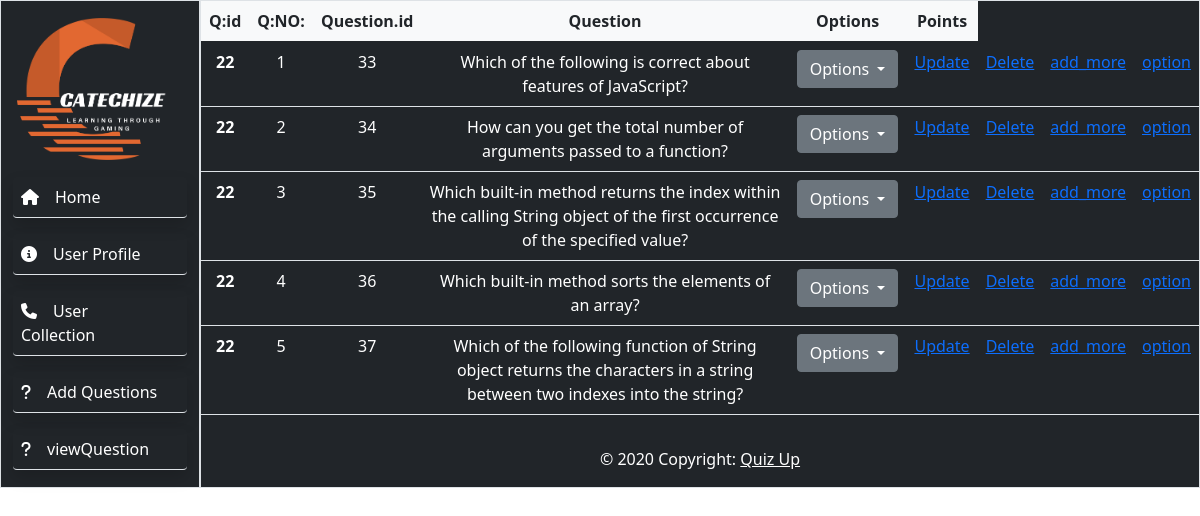
The page /dashboard/openQuestion/22 on the database its author committed.
### quiz/models.py (models this page shows, shortened)
class Question(models.Model):
    quiz = models.ForeignKey(Quiz, on_delete=models.CASCADE)
    question_text = models.CharField(max_length=300)
    question_num = models.IntegerField(default=0)

class Quiz(models.Model):
    quiz_title = models.CharField(max_length=300)
    num_questions = models.IntegerField(default=0)

### dashboard/views.py (the view)
# urls.py: path('openQuestion/<int:id>', openQuestion, name='openQuestion'),
def openQuestion(request,id):
    question=Question.objects.filter(quiz=id)
    form=Choice.objects.all()
    content={
        'question':question,
        'form':form
        }
    return render(request, 'create_questions/openQuestion.html',content )

### dashboard/templates/create_questions/openQuestion.html (shortened to what this page needs)
{% extends 'adminbase.html' %}
{% block content %}
<div class="text-white">
    <table class="table">
        <thead class="table-light">
            <tr class="text-dark">
                <th scope="col">Q:id</th>
                <th scope="col">Q:NO:</th>
                <th scope="col">Question.id</th>
                <th scope="col">Question</th>
                <th scope="col">Options</th>
                <th scope="col">Points</th>
            </tr>
        </thead>
        <tbody>
            {% for quiz in question %}
            <tr class="text-white">
                <th scope="row">{{ quiz.quiz.id }}</th>
                <td>{{ quiz.question_num }}</td>
                <td>{{quiz.id}}</td>
                <td>{{ quiz.question_text }}</td>
                <td>
                    <div class="text-white">
                        <div class="dropdown">
                            <button class="btn btn-secondary dropdown-toggle" type="button" id="dropdownMenuButton"
                                data-toggle="dropdown" aria-haspopup="true" aria-expanded="false">
                                Options
                            </button>
                        </div>
                    </div>
                </td>
                <td><a href="{% url 'question_update' quiz.id %}">Update</a></td>
                <td><a href="{% url 'delete_question' quiz.id %}">Delete</a></td>
                <td><a href="{% url 'add_more' quiz.quiz.id   %}">add_more</a></td>
                <td><a href="{{quiz.id}}/option/">option</a></td>
            </tr>
            {% endfor %}
        </tbody>
    </table>
    {% endblock %}

### rows shown on the page
Question: quiz.id "22", question_num "1", id "33", question_text "Which of the following is correct about features of JavaScript?"
Question: quiz.id "22", question_num "2", id "34", question_text "How can you get the total number of arguments passed to a function?"
Question: quiz.id "22", question_num "3", id "35", question_text "Which built-in method returns the index within the calling String object of the first occurrence of the specified value?"
Question: quiz.id "22", question_num "4", id "36", question_text "Which built-in method sorts the elements of an array?"
Question: quiz.id "22", question_num "5", id "37", question_text "Which of the following function of String object returns the characters in a string between two indexes into the string?"
